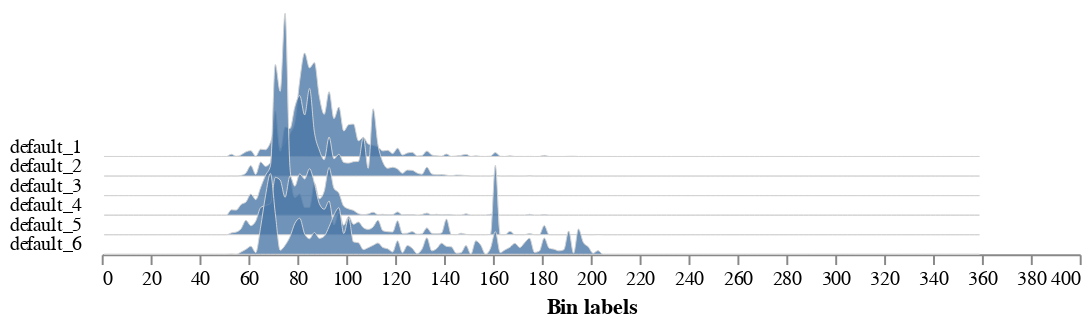
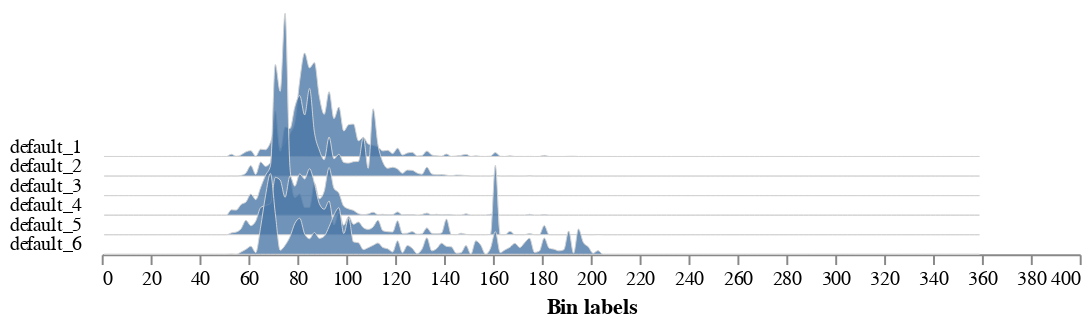

Notebook source saved alongside these figures, in order:
### Code cell
analyze_color(rgb_img=img, labeled_mask=lbl_mask, n_labels=n_lbls, colorspaces='all')

### Figure 1 — Vega-Lite specification as saved in the notebook (floating-point values rounded to 4 significant figures; data arrays with more than 128 entries replaced by an {"elided": "..."} marker saying what was removed)
{"config": {"view": {"continuousWidth": 300, "continuousHeight": 300, "stroke": null}, "axis": {"grid": false}, "facet": {"columns": 1, "spacing": 0}, "title": {"anchor": "end"}}, "data": {"name": "data-d9498ed2f75f5b8a9e36e0f9f1bf5771"}, "facet": {"field": "sample", "header": {"labelAngle": 0, "labelAlign": "left", "labelOrient": "left"}, "title": null, "type": "nominal"}, "spec": {"mark": {"type": "area", "fillOpacity": 0.8, "interpolate": "monotone", "stroke": "lightgray", "strokeWidth": 0.5}, "encoding": {"x": {"field": "label", "title": "Bin labels", "type": "quantitative"}, "y": {"axis": null, "field": "value", "scale": {"range": [10, -100]}, "type": "quantitative"}}, "height": 10, "width": 500}, "bounds": "flush", "$schema": "https://vega.github.io/schema/vega-lite/v5.20.1.json", "datasets": {"data-d9498ed2f75f5b8a9e36e0f9f1bf5771": {"elided": "1080 records"}}}

### Figure 2 — Vega-Lite specification as saved in the notebook (floating-point values rounded to 4 significant figures; data arrays with more than 128 entries replaced by an {"elided": "..."} marker saying what was removed)
{"config": {"view": {"continuousWidth": 300, "continuousHeight": 300, "stroke": null}, "axis": {"grid": false}, "facet": {"columns": 1, "spacing": 0}, "title": {"anchor": "end"}}, "data": {"name": "data-d9498ed2f75f5b8a9e36e0f9f1bf5771"}, "facet": {"field": "sample", "header": {"labelAngle": 0, "labelAlign": "left", "labelOrient": "left"}, "title": null, "type": "nominal"}, "spec": {"mark": {"type": "area", "fillOpacity": 0.8, "interpolate": "monotone", "stroke": "lightgray", "strokeWidth": 0.5}, "encoding": {"x": {"field": "label", "title": "Bin labels", "type": "quantitative"}, "y": {"axis": null, "field": "value", "scale": {"range": [10, -100]}, "type": "quantitative"}}, "height": 10, "width": 500}, "bounds": "flush", "$schema": "https://vega.github.io/schema/vega-lite/v5.20.1.json", "datasets": {"data-d9498ed2f75f5b8a9e36e0f9f1bf5771": {"elided": "1080 records"}}}
